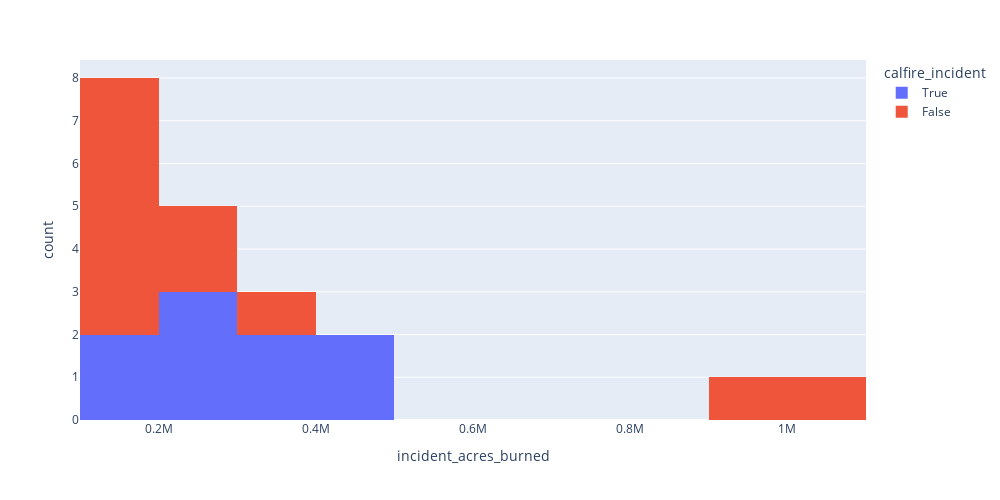

Notebook code cell kept with this figure:
### Markdown cell above
**(Click Here)**

### Code cell
# Extra Code
mask = DF_raw[ 'incident_acres_burned' ] < 1000000
mask = DF_raw[ 'incident_acres_burned' ] > 100000
DF_new = DF_raw[mask]
fig = px.histogram(DF_new,
                   x = 'incident_acres_burned',
                  nbins = 10,
                  color = 'calfire_incident')
fig.update_layout(autosize = False,
                  width = 1000,
                  height = 500)
fig.show()

### Figure 1 — Plotly figure (JSON) as saved in the notebook; plotly's stock layout.template omitted (floating-point values rounded to 4 significant figures)
{"data": [{"alignmentgroup": "True", "bingroup": "x", "hovertemplate": "calfire_incident=True<br>incident_acres_burned=%{x}<br>count=%{y}<extra></extra>", "legendgroup": "True", "marker": {"color": "#636efa", "pattern": {"shape": ""}}, "name": "True", "nbinsx": 10, "offsetgroup": "True", "orientation": "v", "showlegend": true, "type": "histogram", "x": [257314, 132127, 281893, 229651, 410203, 153336, 396624, 363220, 429603], "xaxis": "x", "yaxis": "y"}, {"alignmentgroup": "True", "bingroup": "x", "hovertemplate": "calfire_incident=False<br>incident_acres_burned=%{x}<br>count=%{y}<extra></extra>", "legendgroup": "False", "marker": {"color": "#EF553B", "pattern": {"shape": ""}}, "name": "False", "nbinsx": 10, "offsetgroup": "False", "orientation": "v", "showlegend": true, "type": "histogram", "x": [151623, 191125, 1032648, 379895, 105670, 963309, 122653, 145632, 223124, 199359, 221835], "xaxis": "x", "yaxis": "y"}], "layout": {"autosize": false, "barmode": "relative", "height": 500, "legend": {"title": {"text": "calfire_incident"}, "tracegroupgap": 0}, "margin": {"t": 60}, "width": 1000, "xaxis": {"anchor": "y", "autorange": true, "domain": [0, 1], "range": [100000.0, 1100000.0], "title": {"text": "incident_acres_burned"}, "type": "linear"}, "yaxis": {"anchor": "x", "autorange": true, "domain": [0, 1], "range": [0, 8.421], "title": {"text": "count"}}}}
